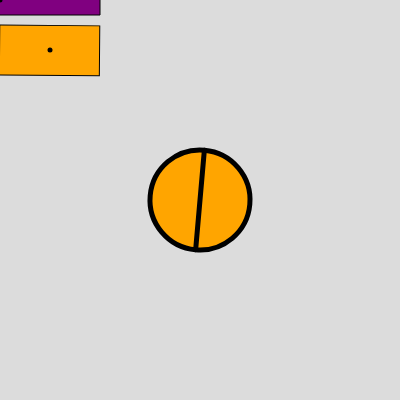
Frame 1 (no input)
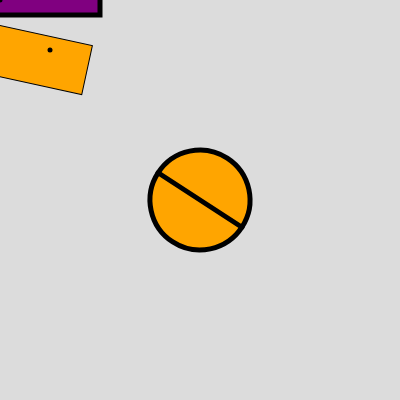
Frame 60 (no input)
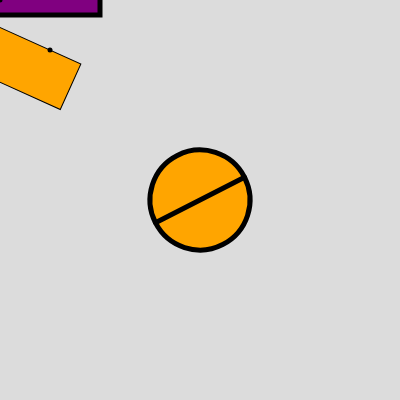
Frame 120 (the mouse pressed at the canvas centre since frame 60)

The p5.js sketch that drew these frames (run headless with seeded random() and noise() and a simulated clock; from frame 60 on, the mouse is pressed at the canvas centre):

// p5.js sketch
// ── sketch.js
let angle=5;
function setup() {
  createCanvas(400, 400);
  rectMode(CENTER);
  angleMode(DEGREES);
}

function draw() {
  background(220);
  push();
  strokeWeight(1);
  fill("orange");
  rotate(angle*0.1);//velocità di rotazione - uso fattore di riduzione della scala del'angolo
  rect(50, 50, 100, 50);
  pop();

  // --> 50+100, 50+100
  fill("purple");
  rect(0,0,200,30);
  strokeWeight(5);
  point(0,0);
  point(50,50);
  //per cambiare anchor point
  //traslare - tutte trasformazioni p5 sono additive
  push();
  translate(200,200); //centro della palla
  rotate(angle);
  fill("orange");
  circle(0,0,100);
  line(0,-50,0,50);
  pop();
  angle = angle + 2;
}
